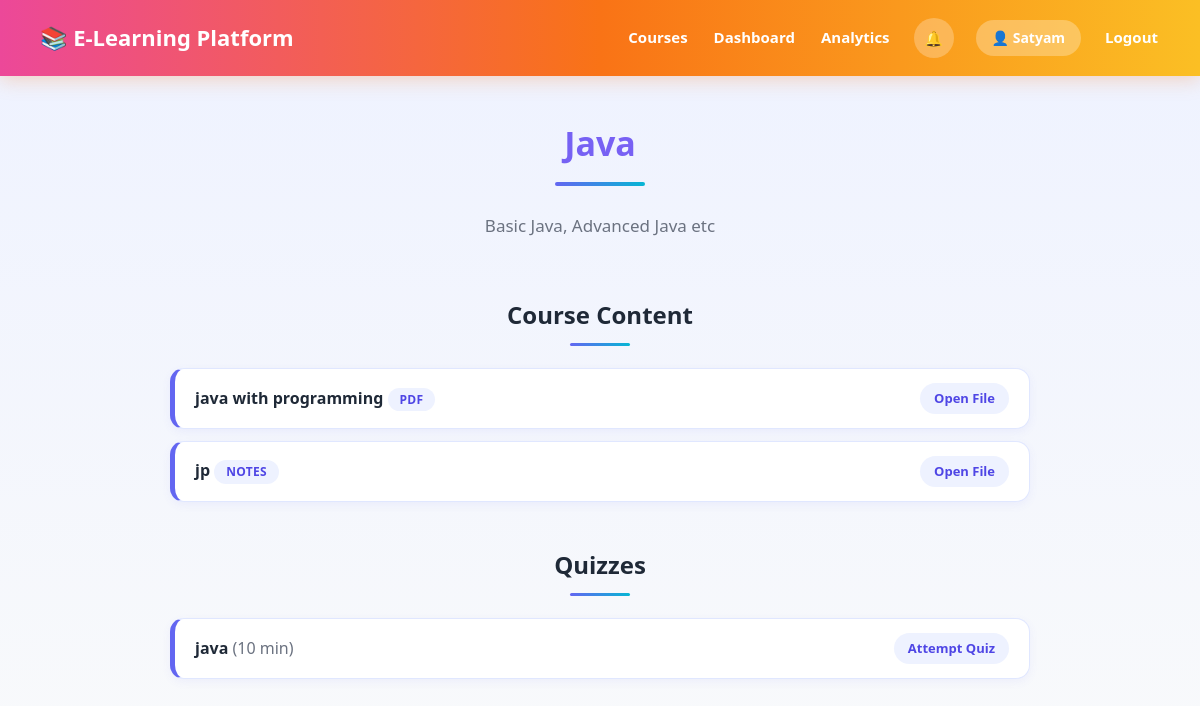
The app's page /course/3 (signed in) with its own data.
### tables this page shows
CREATE TABLE courses (
            id INTEGER PRIMARY KEY AUTOINCREMENT,
            title TEXT NOT NULL,
            description TEXT,
            instructor_id INTEGER NOT NULL,
            created_at TEXT,
            FOREIGN KEY (instructor_id) REFERENCES users(id)
        );

CREATE TABLE contents (
            id INTEGER PRIMARY KEY AUTOINCREMENT,
            course_id INTEGER NOT NULL,
            title TEXT NOT NULL,
            ctype TEXT NOT NULL,
            filename TEXT NOT NULL,
            FOREIGN KEY (course_id) REFERENCES courses(id)
        );

CREATE TABLE quizzes (
            id INTEGER PRIMARY KEY AUTOINCREMENT,
            course_id INTEGER NOT NULL,
            title TEXT NOT NULL,
            time_limit INTEGER DEFAULT 10,
            FOREIGN KEY (course_id) REFERENCES courses(id)
        );

### app.py (the view)
@app.route("/course/<int:course_id>")
def view_course(course_id):
    if not login_required():
        flash("Please login first.", "error")
        return redirect(url_for("login"))
    conn = get_db()
    course = conn.execute("SELECT * FROM courses WHERE id = ?", (course_id,)).fetchone()
    if not course:
        flash("Course not found.", "error")
        conn.close()
        return redirect(url_for("browse_courses"))
    contents = conn.execute("SELECT * FROM contents WHERE course_id = ?", (course_id,)).fetchall()
    quizzes = conn.execute("SELECT * FROM quizzes WHERE course_id = ?", (course_id,)).fetchall()
    is_enrolled = False
    if session.get("role") == "student":
        row = conn.execute(
            "SELECT id FROM enrollments WHERE student_id = ? AND course_id = ?",
            (session["user_id"], course_id),
        ).fetchone()
        is_enrolled = row is not None
    is_owner = session.get("role") == "instructor" and course["instructor_id"] == session.get("user_id")
    conn.close()
    return render_template(
        "view_course.html", course=course, contents=contents, quizzes=quizzes,
        is_enrolled=is_enrolled, is_owner=is_owner
    )

### app.py (called while the page is built)
def get_db():
    conn = sqlite3.connect(DB_PATH)
    conn.row_factory = sqlite3.Row
    conn.execute("PRAGMA foreign_keys = ON")
    return conn

def login_required(role=None):
    if "user_id" not in session:
        return False
    if role and session.get("role") != role:
        return False
    return True

@app.context_processor
def inject_notifications():
    if "user_id" in session:
        conn = get_db()
        count = conn.execute(
            "SELECT COUNT(*) as c FROM notifications WHERE user_id = ? AND is_read = 0",
            (session["user_id"],),
        ).fetchone()["c"]
        conn.close()
        return {"unread_count": count}
    return {"unread_count": 0}

### templates/view_course.html (shortened to what this page needs)
{% extends "base.html" %}
{% block content %}
    <h2>{{ course.title }}</h2>
    <p class="course-desc">{{ course.description }}</p>
    <div class="section-wrap">
        <h3 class="section-title">Course Content</h3>
        {% if contents %}
            <ul class="list">
                {% for c in contents %}
                    <li>
                        <div class="li-main">
                            <strong>{{ c.title }}</strong> <span class="tag">{{ c.ctype }}</span>
                        </div>
                        <div class="li-actions">
                            {% if is_enrolled or is_owner %}
                                <a class="link-btn" href="{{ url_for('uploaded_file', filename=c.filename) }}" target="_blank">Open File</a>
                            {% endif %}
                        </div>
                    </li>
                {% endfor %}
            </ul>
        {% else %}
            <p class="empty-state">No content added yet.</p>
        {% endif %}
        <h3 class="section-title">Quizzes</h3>
        {% if quizzes %}
            <ul class="list">
                {% for q in quizzes %}
                    <li>
                        <div class="li-main">
                            <strong>{{ q.title }}</strong> <span class="muted">({{ q.time_limit }} min)</span>
                        </div>
                        <div class="li-actions">
                            {% if is_owner %}
                                <a class="link-btn" href="{{ url_for('add_question', quiz_id=q.id) }}">Edit Questions</a>
                                <form method="POST" action="{{ url_for('delete_quiz', quiz_id=q.id) }}"
                                      onsubmit="return confirm('Delete this quiz with all its questions and student attempts?');">
                                    <button type="submit" class="btn tiny danger">Delete</button>
                                </form>
                            {% elif is_enrolled %}
                                <a class="link-btn" href="{{ url_for('attempt_quiz', quiz_id=q.id) }}">Attempt Quiz</a>
                            {% endif %}
                        </div>
                    </li>
                {% endfor %}
            </ul>
        {% else %}
            <p class="empty-state">No quizzes yet.</p>
        {% endif %}
    </div>
{% endblock %}

### static/style.css (style rules this page uses)
:root { --primary: #6366f1; --primary-dark: #4f46e5; --violet: #8b5cf6; --cyan: #06b6d4; --text: #1f2937; --muted: #6b7280; --danger: #ef4444; --danger-dark: #dc2626; --success: #10b981; --border: #e0e7ff; --card-bg: #ffffff; --shadow: 0 8px 24px rgba(99, 102, 241, 0.12); }
* { margin: 0; padding: 0; box-sizing: border-box; }
body { font-family: 'Segoe UI', Arial, sans-serif; background: linear-gradient(180deg, #eef2ff 0%, #f9fafb 100%) fixed; color: var(--text); line-height: 1.6; min-height: 100vh; }
a { color: var(--primary-dark); text-decoration: none; }
h2 { text-align: center; font-size: 34px; font-weight: 800; margin-bottom: 36px; background: linear-gradient(90deg, var(--primary), var(--violet)); -webkit-background-clip: text; background-clip: text; -webkit-text-fill-color: transparent; position: relative; padding-bottom: 16px; }
h2::after { content: ""; position: absolute; left: 50%; bottom: 0; transform: translateX(-50%); width: 90px; height: 4px; border-radius: 4px; background: linear-gradient(90deg, var(--primary), var(--cyan)); }
.section-title { text-align: center; font-size: 24px; font-weight: 800; margin: 44px 0 22px; color: var(--text); position: relative; padding-bottom: 12px; }
.section-title::after { content: ""; position: absolute; left: 50%; bottom: 0; transform: translateX(-50%); width: 60px; height: 3px; border-radius: 3px; background: linear-gradient(90deg, var(--primary), var(--cyan)); }
.section-wrap { max-width: 860px; margin: 0 auto; }
.section-wrap .section-title:first-child { margin-top: 30px; }
.course-desc { text-align: center; max-width: 700px; margin: -10px auto 26px; color: var(--muted); font-size: 17px; }
.muted { color: var(--muted); }
.tag { display: inline-block; padding: 2px 12px; border-radius: 50px; background: #eef2ff; color: var(--primary-dark); font-size: 12px; font-weight: 700; text-transform: uppercase; letter-spacing: .3px; }
.list { list-style: none; display: flex; flex-direction: column; gap: 12px; }
.list li { display: flex; align-items: center; justify-content: space-between; gap: 16px; padding: 14px 20px; background: #fff; border: 1px solid var(--border); border-left: 5px solid var(--primary); border-radius: 14px; box-shadow: 0 3px 10px rgba(99, 102, 241, 0.07); }
.li-main { flex: 1; min-width: 0; overflow-wrap: anywhere; }
.li-actions { display: flex; align-items: center; gap: 10px; flex-shrink: 0; }
.link-btn { padding: 5px 14px; border-radius: 50px; background: #eef2ff; font-size: 13px; font-weight: 700; white-space: nowrap; }

### records on screen
courses: title "Java", description "Basic Java, Advanced Java etc"
contents: title "java with programming", ctype "PDF"
contents: title "jp", ctype "NOTES"
quizzes: title "java", time_limit "10"

### other values on screen
{{ session.get('name') }} "Satyam"
